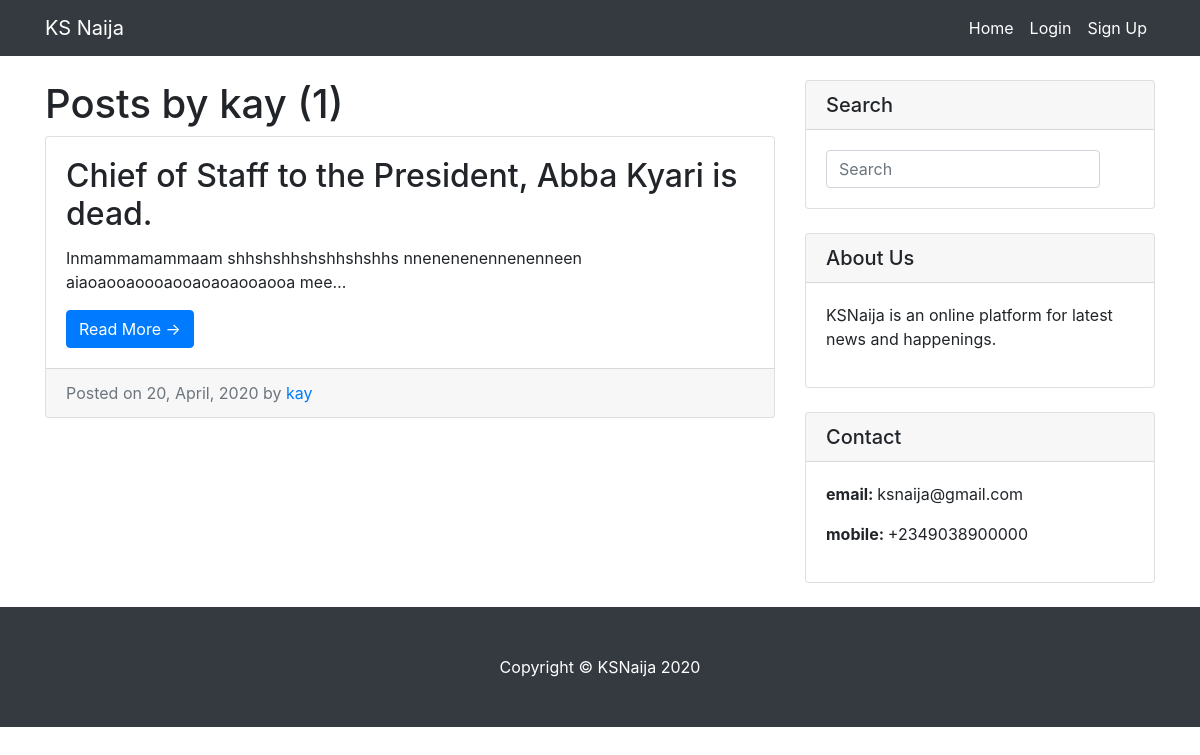
Screenshot of /user/kay/ with the database file from the repository.
### blog/models.py (models this page shows, shortened)
class Post(models.Model):
    title = models.CharField(max_length=100)
    content = models.TextField()
    date = models.DateTimeField(auto_now_add=True)
    author = models.ForeignKey(User, on_delete=models.CASCADE)
    image = CloudinaryField('image')
    def get_absolute_url(self):
        return reverse('post-detail', kwargs={'pk': self.pk})

### blog/views.py (the view)
# urls.py: path('user/<str:username>/', UserPostList.as_view(), name='user-post'),
class UserPostList(ListView):
    model = Post
    template_name = 'blog/userpost.html'
    context_object_name = 'blog_posts'
    paginate_by = 10
    def get_queryset(self):
        user = get_object_or_404(User, username=self.kwargs.get('username'))
        return Post.objects.filter(author=user).order_by('-date')

### blog/templates/blog/userpost.html (shortened to what this page needs)
{% extends 'blog/base.html' %}
{% block content %}
      <div class="col-md-8 mt-4">
        <h1>Posts by {{ view.kwargs.username }} ({{ page_obj.paginator.count }})</h1>
          {% for post in blog_posts %}
        <div class="card mb-4">
          <div class="card-body">
            <h2 class="card-title">{{ post.title }}</h2>
              <p class="card-text">{{ post.content|truncatechars:85 }}</p>
                <a href="{{ post.get_absolute_url }}" class="btn btn-primary">Read More &rarr;</a>
          </div>
          <div class="card-footer text-muted">
            Posted on {{ post.date|date:'d, F, Y' }} by
            <a href="{% url 'user-post' post.author.username %}">{{ post.author }}</a>
          </div>
        </div>
          {% endfor %}
      </div>
{% endblock %}

### blog/static/blog/css/blog-home.css (style rules this page uses)
body { padding-top: 56px; }

### rows the page displays
Post: title "Chief of Staff to the President, Abba Kyari is dead.", content "Inmammamammaam shhshshhshshhshshhs nnenenenennenenneen aiaoaooaoooaooaoaoaooaooa mee…", date "20, April, 2020", author "kay"

### other values shown
{{ view.kwargs.username }} "kay"
{{ page_obj.paginator.count }} "1"
